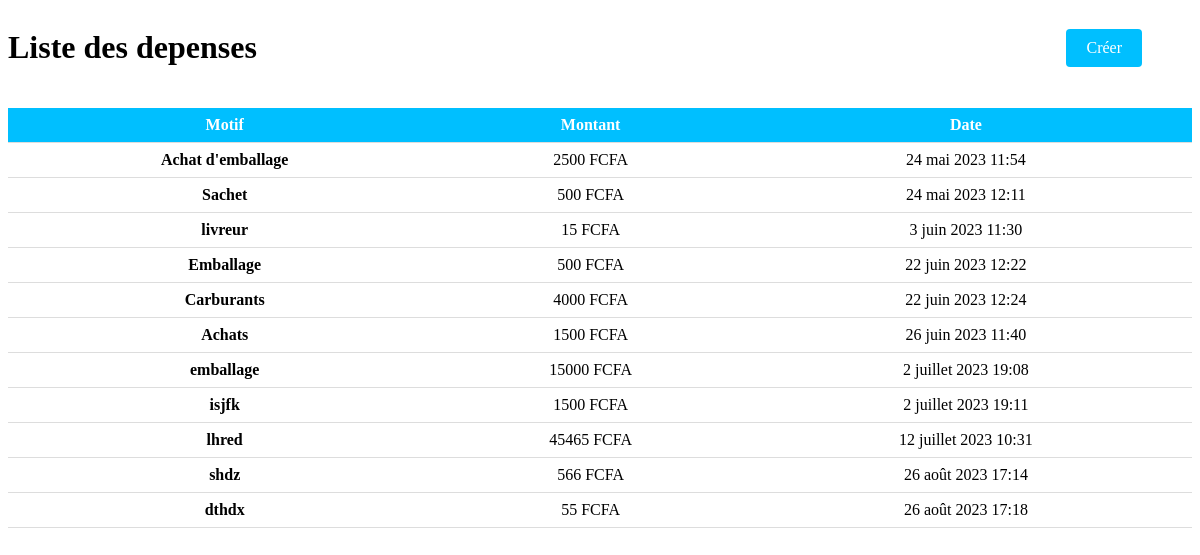
/depenses (signed in), run on the app's committed database.
### Gestion/models.py (models this page shows, shortened)
class Depense(models.Model):
    Motif = models.TextField()
    Montant = models.IntegerField(default=1)
    date_added = models.DateTimeField(auto_now=True)
    class meta:
        ordering = ['-date_added']
        verbose_name = ("Depense")
        verbose_name_plurial = ("Depenses")

### Gestion/views.py (the view)
# urls.py: path('depenses', depense, name='page_depenses'),
@login_required(login_url='login')
def depense(request):
    user = request.user
    if(request.method =="GET"):
        depenses = Depense.objects.all()
        context = {"depenses": depenses}
        return render(request, "gestion/depenses.html", context=context)

### Gestion/templates/gestion/depenses.html (shortened to what this page needs)
<!DOCTYPE html>
<html>
<head>
</head>
<body>
    <div class="header">
        <h1>Liste des depenses</h1>
        <a href="{% url 'creer_depense' %}" style="margin-right: 50px;" class="create-button">Créer</a>
    </div>
    <table>
        <tr>
            <th>Motif</th>
            <th>Montant</th>
            <th>Date</th>
        </tr>
            {% for depense in depenses %}
                <tr>
                    <td><span>{{ depense.Motif }}</span></td>
                    <td>{{ depense.Montant}} FCFA</td>
                    <td>{{ depense.date_added}}</td>
                </tr>
            {% endfor %}
    </table>
</body>
</html>

### Gestion/templates/gestion/depenses.html (style rules this page uses)
.header { display: flex; justify-content: space-between; align-items: center; margin-bottom: 20px; }
.create-button { background-color: #00bfff; color: white; border: none; padding: 10px 20px; text-align: center; text-decoration: none; display: inline-block; font-size: 16px; border-radius: 4px; cursor: pointer; }
table { border-collapse: collapse; width: 100%; }
th, td { padding: 8px; text-align: left; border-bottom: 1px solid #ddd; text-align: center; }
th { background-color: #00bfff; color: white; }
span { font-weight: bold; }

### data on the page
Depense: Motif "Achat d'emballage", Montant "2500", date_added "24 mai 2023 11:54"
Depense: Motif "Sachet", Montant "500", date_added "24 mai 2023 12:11"
Depense: Motif "livreur", Montant "15", date_added "3 juin 2023 11:30"
Depense: Motif "Emballage", Montant "500", date_added "22 juin 2023 12:22"
Depense: Motif "Carburants", Montant "4000", date_added "22 juin 2023 12:24"
Depense: Motif "Achats", Montant "1500", date_added "26 juin 2023 11:40"
Depense: Motif "emballage", Montant "15000", date_added "2 juillet 2023 19:08"
Depense: Motif "isjfk", Montant "1500", date_added "2 juillet 2023 19:11"
Depense: Motif "lhred", Montant "45465", date_added "12 juillet 2023 10:31"
Depense: Motif "shdz", Montant "566", date_added "26 août 2023 17:14"
Depense: Motif "dthdx", Montant "55", date_added "26 août 2023 17:18"
